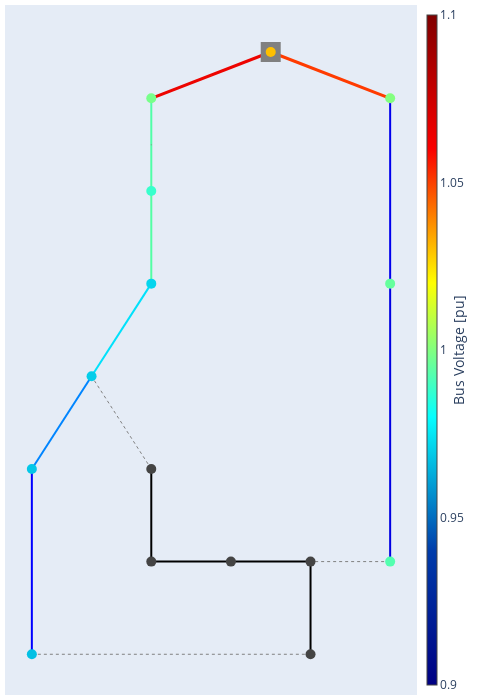

Notebook cell for this chart:
### Markdown cell above
## Test Case 3: Line Drop

### Code cell
network = deepcopy(org_network)
pp.drop_lines(network, [9])
test_network3 = deepcopy(network)
pp.runpp(network)
pp.plotting.plotly.pf_res_plotly(network, auto_open=False)

### Figure 1 — Plotly figure (JSON) as saved in the notebook; plotly's stock layout.template omitted (floating-point values rounded to 4 significant figures)
{"data": [{"hoverinfo": "text", "legendgroup": "lines", "line": {"color": "rgb(79.8387096774193,255.0,166.93548387096777)", "dash": "solid", "width": 2}, "mode": "lines", "name": "lines", "showlegend": true, "text": "Line 1-2<br />I = 44.537 %<br />I_from = 0.064 kA<br />I_to = 0.065 kA<br />", "type": "scatter", "x": [4.0, 4.0, 4.0], "y": [15.0, 14.0, 13.0]}, {"hoverinfo": "text", "legendgroup": "lines", "line": {"color": "rgb(83.06451612903224,255.0,163.70967741935485)", "dash": "solid", "width": 2}, "mode": "lines", "name": "lines", "showlegend": false, "text": "Line 2-3<br />I = 44.961 %<br />I_from = 0.065 kA<br />I_to = 0.065 kA<br />", "type": "scatter", "x": [4.0, 4.0, 4.0], "y": [13.0, 12.0, 11.0]}, {"hoverinfo": "text", "legendgroup": "lines", "line": {"color": "rgb(0.0,224.5,250.80645161290326)", "dash": "solid", "width": 2}, "mode": "lines", "name": "lines", "showlegend": false, "text": "Line 3-4<br />I = 34.384 %<br />I_from = 0.05 kA<br />I_to = 0.05 kA<br />", "type": "scatter", "x": [4.0, 3.25, 2.5], "y": [11.0, 10.0, 9.0]}, {"hoverinfo": "text", "legendgroup": "lines", "line": {"color": "rgb(0.0,132.5,255.0)", "dash": "solid", "width": 2}, "mode": "lines", "name": "lines", "showlegend": false, "text": "Line 4-5<br />I = 25.695 %<br />I_from = 0.037 kA<br />I_to = 0.037 kA<br />", "type": "scatter", "x": [2.5, 1.75, 1.0], "y": [9.0, 8.0, 7.0]}, {"hoverinfo": "text", "legendgroup": "lines", "line": {"color": "rgb(0.0,0.0,254.77272727272725)", "dash": "solid", "width": 2}, "mode": "lines", "name": "lines", "showlegend": false, "text": "Line 5-6<br />I = 11.011 %<br />I_from = 0.016 kA<br />I_to = 0.016 kA<br />", "type": "scatter", "x": [1.0, 1.0, 1.0], "y": [7.0, 5.0, 3.0]}, {"hoverinfo": "text", "legendgroup": "lines", "line": {"color": "rgb(0.0,0.0,0.0)", "dash": "solid", "width": 2}, "mode": "lines", "name": "lines", "showlegend": false, "text": "Line 7-8<br />I = nan %<br />I_from = nan kA<br />I_to = nan kA<br />", "type": "scatter", "x": [8.0, 8.0, 8.0], "y": [3.0, 4.0, 5.0]}, {"hoverinfo": "text", "legendgroup": "lines", "line": {"color": "rgb(0.0,0.0,0.0)", "dash": "solid", "width": 2}, "mode": "lines", "name": "lines", "showlegend": false, "text": "Line 8-9<br />I = nan %<br />I_from = nan kA<br />I_to = nan kA<br />", "type": "scatter", "x": [8.0, 7.0, 6.0], "y": [5.0, 5.0, 5.0]}, {"hoverinfo": "text", "legendgroup": "lines", "line": {"color": "rgb(0.0,0.0,0.0)", "dash": "solid", "width": 2}, "mode": "lines", "name": "lines", "showlegend": false, "text": "Line 9-10<br />I = nan %<br />I_from = nan kA<br />I_to = nan kA<br />", "type": "scatter", "x": [6.0, 5.0, 4.0], "y": [5.0, 5.0, 5.0]}, {"hoverinfo": "text", "legendgroup": "lines", "line": {"color": "rgb(0.0,0.0,0.0)", "dash": "solid", "width": 2}, "mode": "lines", "name": "lines", "showlegend": false, "text": "Line 10-11<br />I = nan %<br />I_from = nan kA<br />I_to = nan kA<br />", "type": "scatter", "x": [4.0, 4.0, 4.0], "y": [5.0, 6.0, 7.0]}, {"hoverinfo": "text", "legendgroup": "lines", "line": {"color": "rgb(0.0,0.0,236.59090909090907)", "dash": "solid", "width": 2}, "mode": "lines", "name": "lines", "showlegend": false, "text": "Line 12-13<br />I = 9.476 %<br />I_from = 0.018 kA<br />I_to = 0.018 kA<br />", "type": "scatter", "x": [10.0, 10.0, 10.0], "y": [15.0, 13.0, 11.0]}, {"hoverinfo": "text", "legendgroup": "lines", "line": {"color": "rgb(0.0,0.0,227.49999999999997)", "dash": "solid", "width": 2}, "mode": "lines", "name": "lines", "showlegend": false, "text": "Line 13-14<br />I = 8.909 %<br />I_from = 0.017 kA<br />I_to = 0.017 kA<br />", "type": "scatter", "x": [10.0, 10.0, 10.0], "y": [11.0, 8.0, 5.0]}, {"hoverinfo": "text", "legendgroup": "disconnected lines", "line": {"color": "rgb(128, 128, 128)", "dash": "dot", "width": 1.0}, "mode": "lines", "name": "disconnected branches", "showlegend": true, "text": "Line 6-7<br />I = 0.088 %<br />I_from = 0.0 kA<br />I_to = 0.0 kA<br />", "type": "scatter", "x": [1.0, 4.5, 8.0], "y": [3.0, 3.0, 3.0]}, {"hoverinfo": "text", "legendgroup": "disconnected lines", "line": {"color": "rgb(128, 128, 128)", "dash": "dot", "width": 1.0}, "mode": "lines", "name": "disconnected branches", "showlegend": false, "text": "Line 11-4<br />I = nan %<br />I_from = nan kA<br />I_to = nan kA<br />", "type": "scatter", "x": [4.0, 3.25, 2.5], "y": [7.0, 8.0, 9.0]}, {"hoverinfo": "text", "legendgroup": "disconnected lines", "line": {"color": "rgb(128, 128, 128)", "dash": "dot", "width": 1.0}, "mode": "lines", "name": "disconnected branches", "showlegend": false, "text": "Line 14-8<br />I = 0.037 %<br />I_from = 0.0 kA<br />I_to = 0.0 kA<br />", "type": "scatter", "x": [10.0, 9.0, 8.0], "y": [5.0, 5.0, 5.0]}, {"hoverinfo": "text", "legendgroup": "lines", "marker": {"color": "rgb(128, 128, 128)", "size": 1, "symbol": "circle"}, "mode": "markers", "name": "edge_center", "showlegend": false, "text": ["Line 1-2<br />I = 44.537 %<br />I_from = 0.064 kA<br />I_to = 0.065 kA<br />", "Line 2-3<br />I = 44.961 %<br />I_from = 0.065 kA<br />I_to = 0.065 kA<br />", "Line 3-4<br />I = 34.384 %<br />I_from = 0.05 kA<br />I_to = 0.05 kA<br />", "Line 4-5<br />I = 25.695 %<br />I_from = 0.037 kA<br />I_to = 0.037 kA<br />", "Line 5-6<br />I = 11.011 %<br />I_from = 0.016 kA<br />I_to = 0.016 kA<br />", "Line 7-8<br />I = nan %<br />I_from = nan kA<br />I_to = nan kA<br />", "Line 8-9<br />I = nan %<br />I_from = nan kA<br />I_to = nan kA<br />", "Line 9-10<br />I = nan %<br />I_from = nan kA<br />I_to = nan kA<br />", "Line 10-11<br />I = nan %<br />I_from = nan kA<br />I_to = nan kA<br />", "Line 12-13<br />I = 9.476 %<br />I_from = 0.018 kA<br />I_to = 0.018 kA<br />", "Line 13-14<br />I = 8.909 %<br />I_from = 0.017 kA<br />I_to = 0.017 kA<br />", "Line 6-7<br />I = 0.088 %<br />I_from = 0.0 kA<br />I_to = 0.0 kA<br />", "Line 11-4<br />I = nan %<br />I_from = nan kA<br />I_to = nan kA<br />", "Line 14-8<br />I = 0.037 %<br />I_from = 0.0 kA<br />I_to = 0.0 kA<br />"], "type": "scatter", "x": [4.0], "y": [14.0]}, {"hoverinfo": "text", "legendgroup": "2W transformers", "line": {"color": "rgb(236.59090909090915,3.8888888888889412,0.0)", "width": 3.0}, "mode": "lines", "name": "2W transformers", "showlegend": true, "text": "Trafo 0-1<br />I = 90.524 %<br />I_hv = 0.119 kA<br />I_lv = 0.653 kA<br />", "type": "scatter", "x": [7.0, 5.5, 4.0], "y": [16.0, 15.5, 15.0]}, {"hoverinfo": "text", "legendgroup": "2W transformers", "line": {"color": "rgb(255.0,59.44444444444448,0.0)", "width": 3.0}, "mode": "lines", "name": "2W transformers", "showlegend": false, "text": "Trafo 0-12<br />I = 84.698 %<br />I_hv = 0.111 kA<br />I_lv = 0.611 kA<br />", "type": "scatter", "x": [7.0, 8.5, 10.0], "y": [16.0, 15.5, 15.0]}, {"hoverinfo": "text", "legendgroup": "2W transformers", "marker": {"color": "rgb(255.0,59.44444444444448,0.0)", "size": 1, "symbol": "circle"}, "mode": "markers", "name": "edge_center", "showlegend": false, "text": ["Trafo 0-1<br />I = 90.524 %<br />I_hv = 0.119 kA<br />I_lv = 0.653 kA<br />", "Trafo 0-12<br />I = 84.698 %<br />I_hv = 0.111 kA<br />I_lv = 0.611 kA<br />"], "type": "scatter", "x": [5.5], "y": [15.5]}, {"hoverinfo": "text", "marker": {"color": "rgb(128, 128, 128)", "size": 20, "symbol": "square"}, "mode": "markers", "name": "external_grid", "text": ["Bus 0"], "type": "scatter", "x": [7.0], "y": [16.0]}, {"hoverinfo": "text", "marker": {"cmax": 1.1, "cmin": 0.9, "color": [1.03, 0.9984, 0.988, 0.9714, 0.9697, 0.9685, 0.9671, NaN, NaN, NaN, NaN, NaN, 1.0, 0.9953, 0.9926], "colorbar": {"thickness": 10, "title": {"side": "right", "text": "Bus Voltage [pu]"}, "x": 1.0}, "colorscale": [[0.0, "rgb(0,0,131)"], [0.2, "rgb(0,60,170)"], [0.4, "rgb(5,255,255)"], [0.6, "rgb(255,255,0)"], [0.8, "rgb(250,0,0)"], [1.0, "rgb(128,0,0)"]], "size": 10, "symbol": "circle"}, "mode": "markers", "name": "buses", "text": ["Bus 0<br />V_m = 1.03 pu<br />V_m = 113.3 kV<br />V_a = 0.0 deg", "Bus 1<br />V_m = 0.998 pu<br />V_m = 19.968 kV<br />V_a = -35.875 deg", "Bus 2<br />V_m = 0.988 pu<br />V_m = 19.76 kV<br />V_a = -36.395 deg", "Bus 3<br />V_m = 0.971 pu<br />V_m = 19.428 kV<br />V_a = -37.212 deg", "Bus 4<br />V_m = 0.97 pu<br />V_m = 19.393 kV<br />V_a = -37.302 deg", "Bus 5<br />V_m = 0.968 pu<br />V_m = 19.37 kV<br />V_a = -37.364 deg", "Bus 6<br />V_m = 0.967 pu<br />V_m = 19.342 kV<br />V_a = -37.437 deg", "Bus 7<br />V_m = nan pu<br />V_m = nan kV<br />V_a = nan deg", "Bus 8<br />V_m = nan pu<br />V_m = nan kV<br />V_a = nan deg", "Bus 9<br />V_m = nan pu<br />V_m = nan kV<br />V_a = nan deg", "Bus 10<br />V_m = nan pu<br />V_m = nan kV<br />V_a = nan deg", "Bus 11<br />V_m = nan pu<br />V_m = nan kV<br />V_a = nan deg", "Bus 12<br />V_m = 1.0 pu<br />V_m = 20.003 kV<br />V_a = -35.487 deg", "Bus 13<br />V_m = 0.995 pu<br />V_m = 19.907 kV<br />V_a = -35.538 deg", "Bus 14<br />V_m = 0.993 pu<br />V_m = 19.851 kV<br />V_a = -35.568 deg"], "type": "scatter", "x": [7.0, 4.0, 4.0, 4.0, 2.5, 1.0, 1.0, 8.0, 8.0, 6.0, 4.0, 4.0, 10.0, 10.0, 10.0], "y": [16.0, 15.0, 13.0, 11.0, 9.0, 7.0, 3.0, 3.0, 5.0, 5.0, 5.0, 7.0, 15.0, 11.0, 5.0]}], "layout": {"autosize": true, "height": 700.0, "hovermode": "closest", "legend": {"itemsizing": "constant"}, "margin": {"b": 5, "l": 5, "r": 5, "t": 5}, "showlegend": false, "title": {"font": {"size": 16}}, "width": 484.6, "xaxis": {"showgrid": false, "showticklabels": false, "zeroline": false}, "yaxis": {"showgrid": false, "showticklabels": false, "zeroline": false}}}
